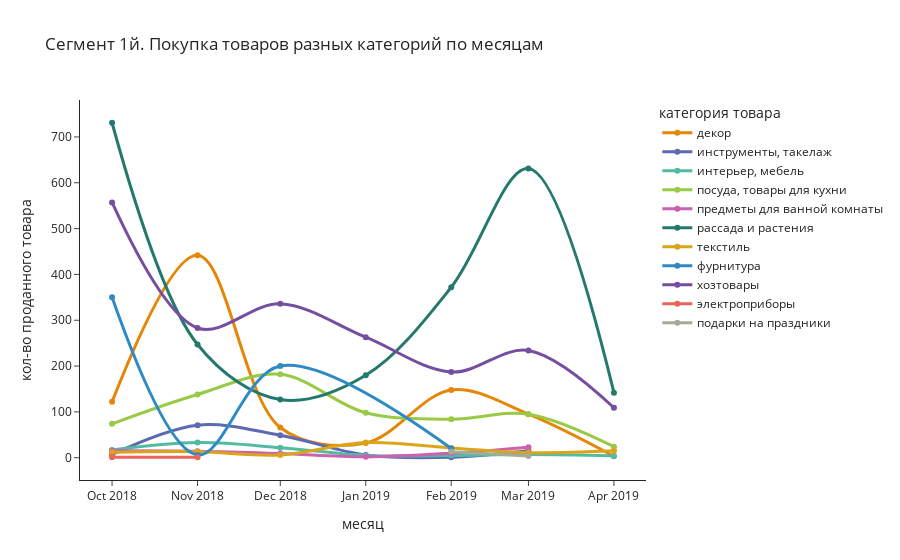

This figure's notebook cell:
### Code cell
fig = px.line(history_category.query('major_group=="group_1"'),
              x='date_round',
              y='quantity',

              color='category_product',
              title='Сегмент 1й. Покупка товаров разных категорий по месяцам',
              labels=dict(quantity='кол-во проданного товара',
                          category_product='категория товара',
                          date_round='месяц'),
              color_discrete_sequence=px.colors.qualitative.Vivid,
              template='simple_white')

fig.update_traces(
    mode='markers+lines',
      line_shape='spline',
      line_width=3
)
iplot(fig)

### Figure 1 — Plotly figure (JSON) as saved in the notebook; plotly's stock layout.template omitted (floating-point values rounded to 4 significant figures)
{"data": [{"hovertemplate": "категория товара=декор<br>месяц=%{x}<br>кол-во проданного товара=%{y}<extra></extra>", "legendgroup": "декор", "line": {"color": "rgb(229, 134, 6)", "dash": "solid", "shape": "spline", "width": 3}, "marker": {"symbol": "circle"}, "mode": "markers+lines", "name": "декор", "orientation": "v", "showlegend": true, "type": "scatter", "x": ["2018-10-01T00:00:00", "2018-11-01T00:00:00", "2018-12-01T00:00:00", "2019-01-01T00:00:00", "2019-02-01T00:00:00", "2019-03-01T00:00:00", "2019-04-01T00:00:00"], "xaxis": "x", "y": [122, 442, 66, 32, 148, 95, 3], "yaxis": "y"}, {"hovertemplate": "категория товара=инструменты, такелаж<br>месяц=%{x}<br>кол-во проданного товара=%{y}<extra></extra>", "legendgroup": "инструменты, такелаж", "line": {"color": "rgb(93, 105, 177)", "dash": "solid", "shape": "spline", "width": 3}, "marker": {"symbol": "circle"}, "mode": "markers+lines", "name": "инструменты, такелаж", "orientation": "v", "showlegend": true, "type": "scatter", "x": ["2018-10-01T00:00:00", "2018-11-01T00:00:00", "2018-12-01T00:00:00", "2019-01-01T00:00:00", "2019-02-01T00:00:00", "2019-03-01T00:00:00"], "xaxis": "x", "y": [7, 71, 49, 6, 1, 15], "yaxis": "y"}, {"hovertemplate": "категория товара=интерьер, мебель<br>месяц=%{x}<br>кол-во проданного товара=%{y}<extra></extra>", "legendgroup": "интерьер, мебель", "line": {"color": "rgb(82, 188, 163)", "dash": "solid", "shape": "spline", "width": 3}, "marker": {"symbol": "circle"}, "mode": "markers+lines", "name": "интерьер, мебель", "orientation": "v", "showlegend": true, "type": "scatter", "x": ["2018-10-01T00:00:00", "2018-11-01T00:00:00", "2018-12-01T00:00:00", "2019-01-01T00:00:00", "2019-02-01T00:00:00", "2019-03-01T00:00:00", "2019-04-01T00:00:00"], "xaxis": "x", "y": [17, 33, 22, 5, 5, 7, 4], "yaxis": "y"}, {"hovertemplate": "категория товара=посуда, товары для кухни<br>месяц=%{x}<br>кол-во проданного товара=%{y}<extra></extra>", "legendgroup": "посуда, товары для кухни", "line": {"color": "rgb(153, 201, 69)", "dash": "solid", "shape": "spline", "width": 3}, "marker": {"symbol": "circle"}, "mode": "markers+lines", "name": "посуда, товары для кухни", "orientation": "v", "showlegend": true, "type": "scatter", "x": ["2018-10-01T00:00:00", "2018-11-01T00:00:00", "2018-12-01T00:00:00", "2019-01-01T00:00:00", "2019-02-01T00:00:00", "2019-03-01T00:00:00", "2019-04-01T00:00:00"], "xaxis": "x", "y": [74, 138, 182, 98, 84, 95, 24], "yaxis": "y"}, {"hovertemplate": "категория товара=предметы для ванной комнаты<br>месяц=%{x}<br>кол-во проданного товара=%{y}<extra></extra>", "legendgroup": "предметы для ванной комнаты", "line": {"color": "rgb(204, 97, 176)", "dash": "solid", "shape": "spline", "width": 3}, "marker": {"symbol": "circle"}, "mode": "markers+lines", "name": "предметы для ванной комнаты", "orientation": "v", "showlegend": true, "type": "scatter", "x": ["2018-10-01T00:00:00", "2018-11-01T00:00:00", "2018-12-01T00:00:00", "2019-01-01T00:00:00", "2019-02-01T00:00:00", "2019-03-01T00:00:00"], "xaxis": "x", "y": [15, 14, 9, 2, 10, 23], "yaxis": "y"}, {"hovertemplate": "категория товара=рассада и растения<br>месяц=%{x}<br>кол-во проданного товара=%{y}<extra></extra>", "legendgroup": "рассада и растения", "line": {"color": "rgb(36, 121, 108)", "dash": "solid", "shape": "spline", "width": 3}, "marker": {"symbol": "circle"}, "mode": "markers+lines", "name": "рассада и растения", "orientation": "v", "showlegend": true, "type": "scatter", "x": ["2018-10-01T00:00:00", "2018-11-01T00:00:00", "2018-12-01T00:00:00", "2019-01-01T00:00:00", "2019-02-01T00:00:00", "2019-03-01T00:00:00", "2019-04-01T00:00:00"], "xaxis": "x", "y": [731, 247, 127, 180, 372, 631, 142], "yaxis": "y"}, {"hovertemplate": "категория товара=текстиль<br>месяц=%{x}<br>кол-во проданного товара=%{y}<extra></extra>", "legendgroup": "текстиль", "line": {"color": "rgb(218, 165, 27)", "dash": "solid", "shape": "spline", "width": 3}, "marker": {"symbol": "circle"}, "mode": "markers+lines", "name": "текстиль", "orientation": "v", "showlegend": true, "type": "scatter", "x": ["2018-10-01T00:00:00", "2018-11-01T00:00:00", "2018-12-01T00:00:00", "2019-01-01T00:00:00", "2019-02-01T00:00:00", "2019-03-01T00:00:00", "2019-04-01T00:00:00"], "xaxis": "x", "y": [12, 13, 6, 33, 21, 11, 15], "yaxis": "y"}, {"hovertemplate": "категория товара=фурнитура<br>месяц=%{x}<br>кол-во проданного товара=%{y}<extra></extra>", "legendgroup": "фурнитура", "line": {"color": "rgb(47, 138, 196)", "dash": "solid", "shape": "spline", "width": 3}, "marker": {"symbol": "circle"}, "mode": "markers+lines", "name": "фурнитура", "orientation": "v", "showlegend": true, "type": "scatter", "x": ["2018-10-01T00:00:00", "2018-11-01T00:00:00", "2018-12-01T00:00:00", "2019-02-01T00:00:00"], "xaxis": "x", "y": [350, 6, 200, 20], "yaxis": "y"}, {"hovertemplate": "категория товара=хозтовары<br>месяц=%{x}<br>кол-во проданного товара=%{y}<extra></extra>", "legendgroup": "хозтовары", "line": {"color": "rgb(118, 78, 159)", "dash": "solid", "shape": "spline", "width": 3}, "marker": {"symbol": "circle"}, "mode": "markers+lines", "name": "хозтовары", "orientation": "v", "showlegend": true, "type": "scatter", "x": ["2018-10-01T00:00:00", "2018-11-01T00:00:00", "2018-12-01T00:00:00", "2019-01-01T00:00:00", "2019-02-01T00:00:00", "2019-03-01T00:00:00", "2019-04-01T00:00:00"], "xaxis": "x", "y": [557, 283, 336, 263, 187, 234, 109], "yaxis": "y"}, {"hovertemplate": "категория товара=электроприборы<br>месяц=%{x}<br>кол-во проданного товара=%{y}<extra></extra>", "legendgroup": "электроприборы", "line": {"color": "rgb(237, 100, 90)", "dash": "solid", "shape": "spline", "width": 3}, "marker": {"symbol": "circle"}, "mode": "markers+lines", "name": "электроприборы", "orientation": "v", "showlegend": true, "type": "scatter", "x": ["2018-10-01T00:00:00", "2018-11-01T00:00:00"], "xaxis": "x", "y": [1, 1], "yaxis": "y"}, {"hovertemplate": "категория товара=подарки на праздники<br>месяц=%{x}<br>кол-во проданного товара=%{y}<extra></extra>", "legendgroup": "подарки на праздники", "line": {"color": "rgb(165, 170, 153)", "dash": "solid", "shape": "spline", "width": 3}, "marker": {"symbol": "circle"}, "mode": "markers+lines", "name": "подарки на праздники", "orientation": "v", "showlegend": true, "type": "scatter", "x": ["2019-02-01T00:00:00", "2019-03-01T00:00:00"], "xaxis": "x", "y": [13, 4], "yaxis": "y"}], "layout": {"legend": {"title": {"text": "категория товара"}, "tracegroupgap": 0}, "title": {"text": "Сегмент 1й. Покупка товаров разных категорий по месяцам"}, "xaxis": {"anchor": "y", "domain": [0, 1], "title": {"text": "месяц"}}, "yaxis": {"anchor": "x", "domain": [0, 1], "title": {"text": "кол-во проданного товара"}}}}
